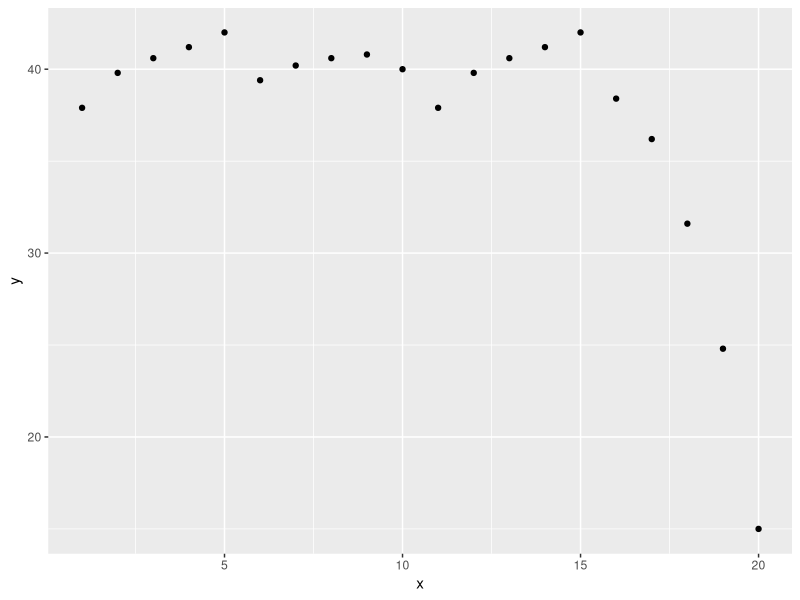
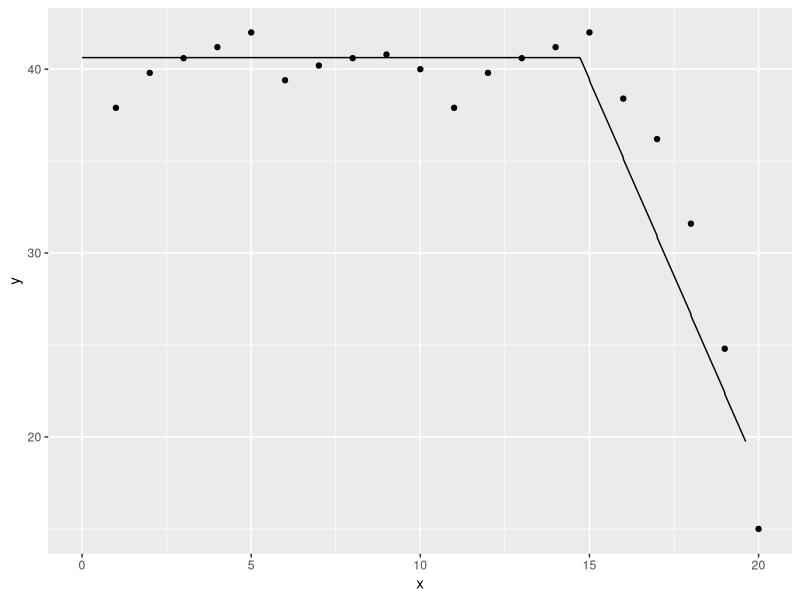
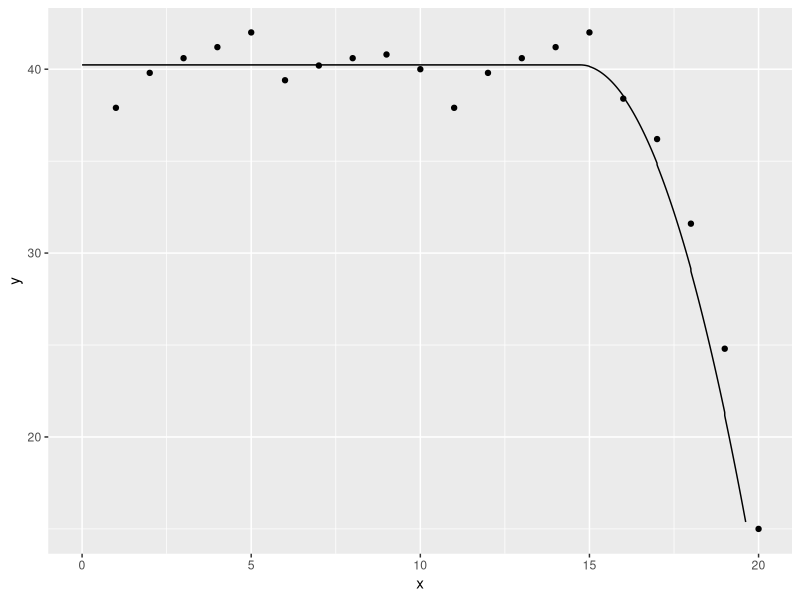
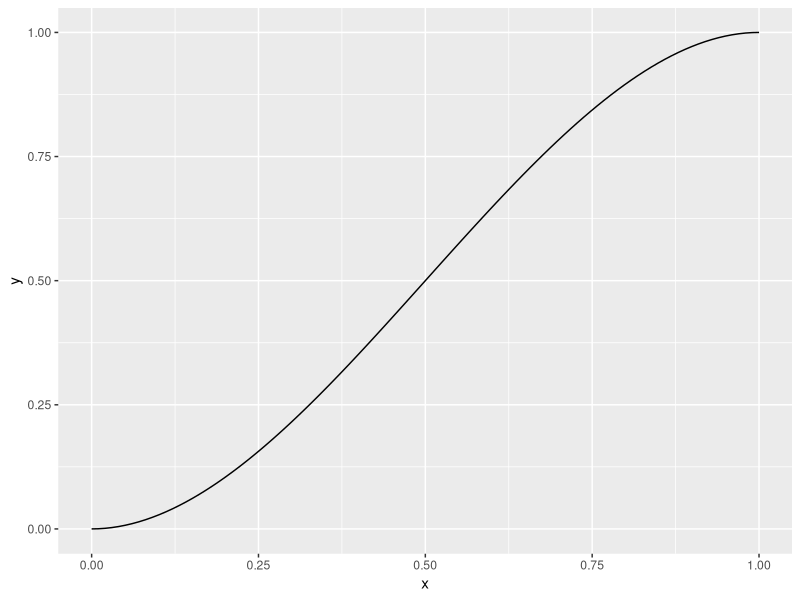
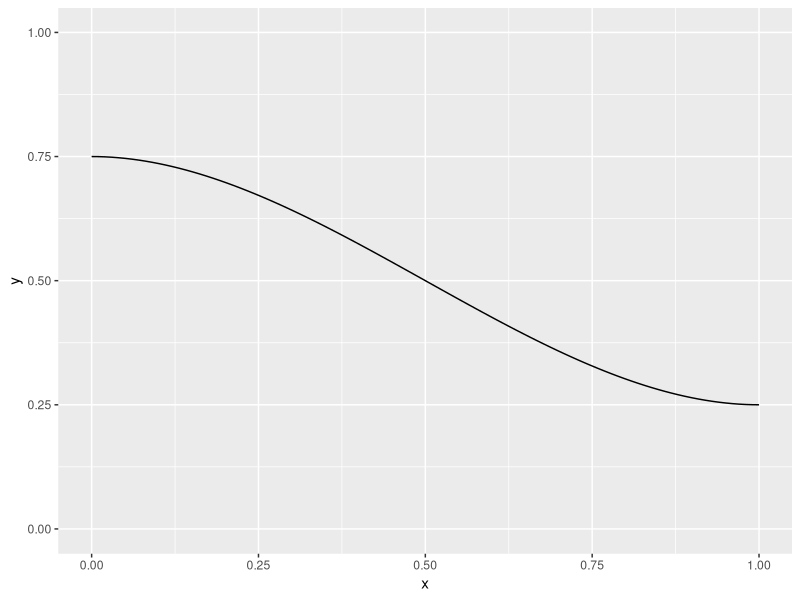
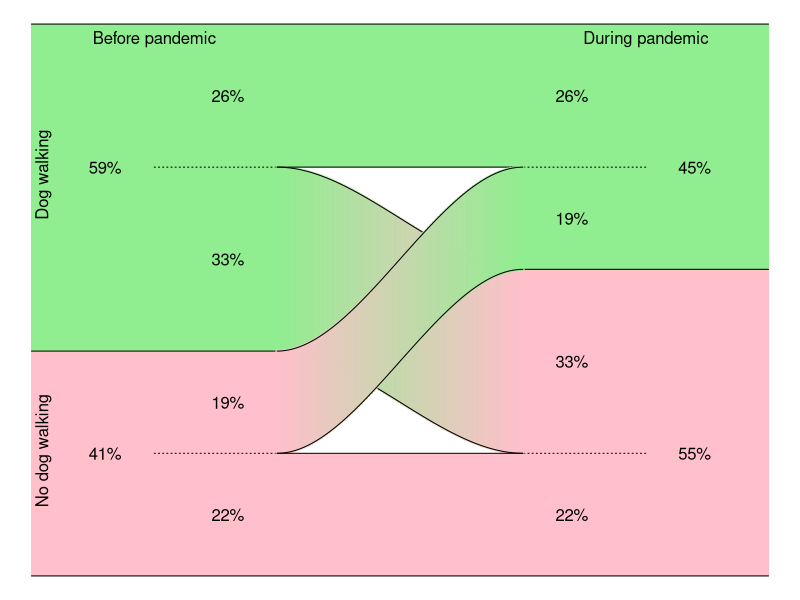

Here is the R script that generated these plots, in order:
## ---- chunk 1
suppressMessages(suppressWarnings(library(broom)))
suppressMessages(suppressWarnings(library(dplyr)))
suppressMessages(suppressWarnings(library(magrittr)))
## ---- chunk 2
library(ggplot2)
x <- 1:20
y <- c(rep(40, 15), 40-(1:5)^2)+round(rnorm(10), 1)
simulated_example <- data.frame(x, y)
simulated_example
ggplot(simulated_example, aes(x, y)) +
  geom_point()
## ---- chunk 3
linear_spline_ivs <- data.frame(x0=rep(1, 20), x1=c(rep(0, 15), 1:5))
linear_spline_ivs
## ---- chunk 4
simple_spline_data <- 
  data.frame(
    x1=linear_spline_ivs$x1, 
    x=simulated_example$x,
    y=simulated_example$y)
linear_spline_model <- lm(y~x1, data=simple_spline_data)
tidy(linear_spline_model)
## ---- chunk 5
x_extra <- seq(0, 20, length=1000)
data.frame(
  x=x_extra,
  x1=pmax(0, x_extra-15),
  x1sq=pmax(0, x_extra-15)^2) %>%
  full_join(simulated_example, by="x") -> enhanced_data
## ---- chunk 6
linear_spline_predictions <- augment(linear_spline_model, newdata=enhanced_data)
ggplot(linear_spline_predictions, aes(x, y)) +
  geom_point() +
  geom_line(y=linear_spline_predictions$.fitted)
## ---- chunk 7
simple_spline_data %>%
  mutate(x1sq=x1*x1) -> quadratic_spline_data
quadratic_spline_model <- lm(y~x1sq, data=quadratic_spline_data)
tidy(quadratic_spline_model)
quadratic_spline_predictions <- augment(quadratic_spline_model, newdata=enhanced_data)
ggplot(quadratic_spline_predictions, aes(x, y)) +
  geom_point() +
  geom_line(y=quadratic_spline_predictions$.fitted)
## ---- chunk 8
x <- seq(0, 1, length=100)
y <- 3*x^2-2*x^3
data.frame(x=x, y=y) %>%
  ggplot(aes(x, y)) +
    geom_line()
## ---- chunk 9
x <- seq(0, 1, length=100)
y <- 3*x^2-2*x^3
data.frame(x=x, y=y) %>%
  mutate(y=0.75-0.5*y) %>%
  ggplot(aes(x, y)) +
    geom_line() + 
    expand_limits(y=0:1)
## ---- chunk 10
par(mar=rep(0.1,4))
plot(c(-1,2), c(0, 216), type="n", axes=FALSE, xlab="", ylab="")

polygon(x=c(-1, 0, 0, -1), y=c(   0,   0,  88,  88), col="pink", border=NA)
polygon(x=c( 2, 1, 1,  2), y=c(   0,   0, 120, 120), col="pink", border=NA)
polygon(x=c( 0, 1, 1,  0), y=c(   0,   0,  48,  48), col="pink", border=NA)

polygon(x=c(-1, 0, 0, -1), y=c(216, 216,  88,  88), col="lightgreen", border=NA)
polygon(x=c( 2, 1, 1,  2), y=c(216, 216, 120, 120), col="lightgreen", border=NA)
polygon(x=c( 0, 1, 1,  0), y=c(216, 216, 160, 160), col="lightgreen", border=NA)

segments(-1,   0, 2,   0)
segments(-1, 216, 2, 216)

segments(-1,  88, 0,  88)
segments( 1, 120, 2, 120)

segments(-0.5,  48, 0,  48, lty="dotted")
segments(-0.5, 160, 0, 160, lty="dotted")
segments( 1.5,  48, 1,  48, lty="dotted")
segments( 1.5, 160, 1, 160, lty="dotted")

x <-seq(0,1, length=100)
y <- 3*x^2-2*x^3

for (i in 1:length(x)) {
  segments(x[i], 160-40*y[i], x[i], 88-40*y[i], col=rgb(floor(colorRamp(c("lightgreen", "pink"))(x[i]))/255), lwd=3)
}

lines(x,  88 -  40*y)
lines(x, 160 -  40*y)
lines(x, 160 +   0*y)

for (i in 1:length(x)) {
  segments(x[i], 48+72*y[i], x[i], 88+72*y[i], col=rgb(floor(colorRamp(c("pink", "lightgreen"))(x[i]))/255), lwd=3)
}

lines(x,  48 +   0*y)
lines(x,  48 +  72*y)
lines(x,  88 +  72*y)

text(-0.95, 49, "No dog walking", srt=90)
text(-0.95, 157, "Dog walking", srt=90)
text(-0.5, 210, "Before pandemic")
text( 1.5, 210, "During pandemic")
text(-0.7, 48, "41%")
text(-0.2, 24, "22%")
text(-0.2, 68, "19%")
text( 1.2, 24, "22%")
text( 1.2, 84, "33%")
text( 1.7, 48, "55%")
text(-0.7,160, "59%")
text(-0.2,188, "26%")
text(-0.2,124, "33%")
text( 1.2,188, "26%")
text( 1.2,140, "19%")
text( 1.7,160, "45%")
